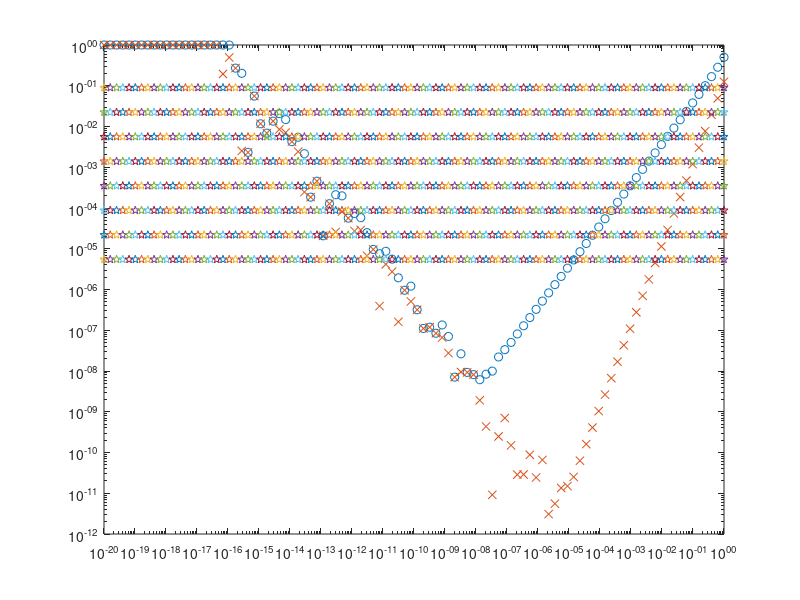

The MATLAB source for this figure:
clear;
close all;

f = @(x) x.^3 + 5*x;
fp = @(x) 3*x.^2 + 5;

x0 = 1;
M = 8;   
D = zeros(M,M);  

h = logspace (-20,0,100);

ir1 = (f(x0 + h) - f(x0)) ./ h;
ir2 = (f(x0 + h) - f(x0 - h)) ./ (2*h);

bw = abs((ir1 - fp(x0)) / fp(x0));
bw2 = abs((ir2 - fp(x0)) / fp(x0));
 
loglog(h,bw,'o',h,bw2,'x')

% Ekstrapolacja Richardsona
 for n = 1 : M                  
   hn = h/2^(n-1);              
   D(n,1) = ( f(x0+hn) - f(x0-hn) ) / (2*hn); 
 end
 for k = 2 : M
   for n = k : M
     D(n,k) = D(n,k-1) + ( D(n,k-1) - D(n-1,k-1) ) / (4^(k-1) - 1 );
   end
 end
 
  for n = 1 : M        
    hold on
    bw = abs((D(n) - fp(x0)) / fp(x0));
    loglog(h,bw,'p')
  end
  